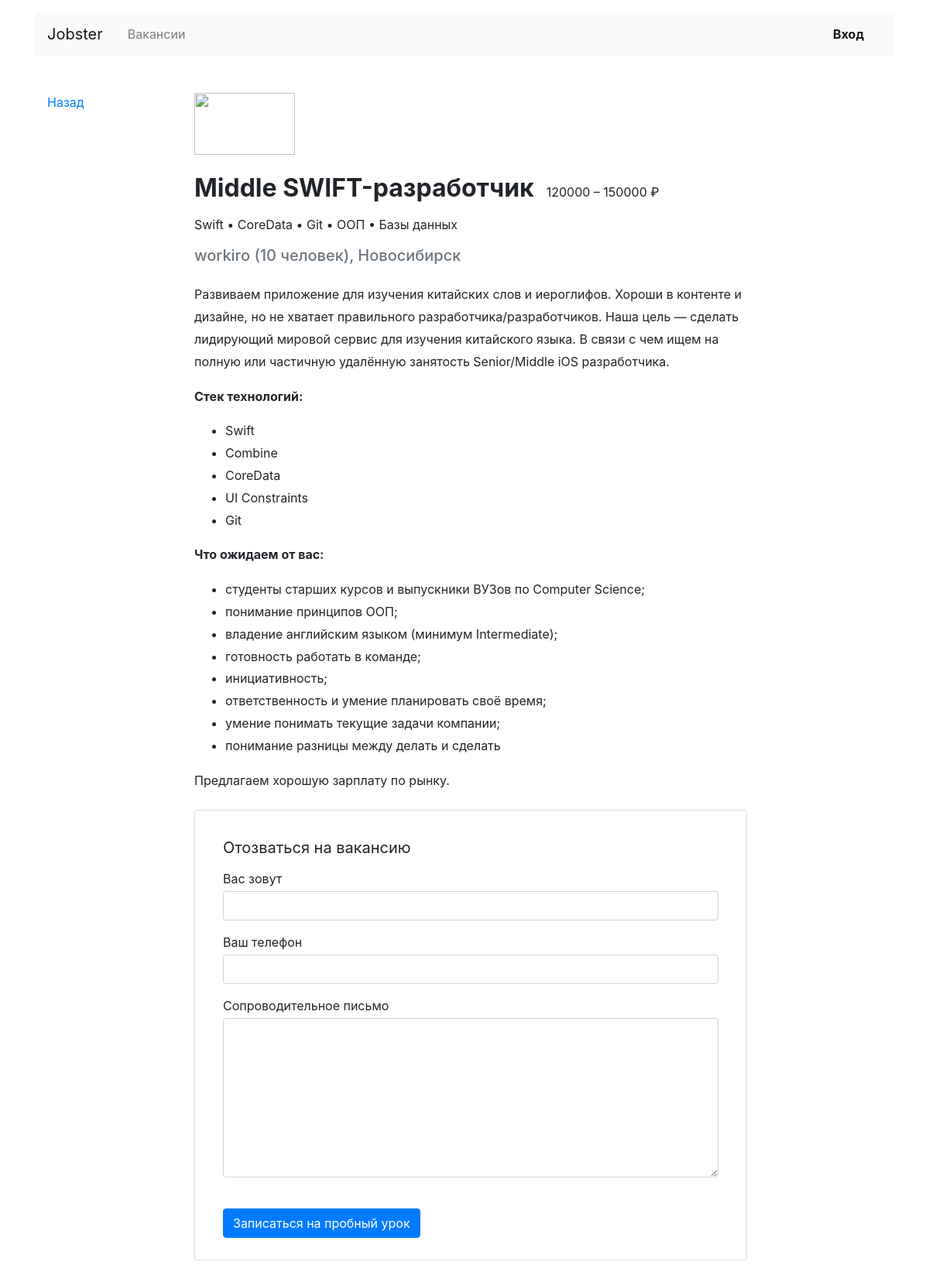
The page /vacancies/3 on the database its author committed.
### vacanda/models.py (models this page shows, shortened)
class Vacancy(Model):
    title = CharField(max_length=64)
    specialty = ForeignKey(Specialty, on_delete=CASCADE, related_name='vacancies')
    company = ForeignKey(Company, on_delete=CASCADE, related_name='vacancies')
    skills = TextField()
    description = TextField()
    salary_min = IntegerField()
    salary_max = IntegerField()
    published_at = DateField()

class Company(Model):
    name = CharField(max_length=64)
    location = CharField(max_length=64)
    logo = URLField(default='https://place-hold.it/100x60')
    description = TextField()
    employee_count = IntegerField()

### vacanda/views.py (the view)
# urls.py: path('vacancies/<int:vacancy_id>', vacanda.views.vacancy_view, name='vacancy'),
def vacancy_view(request, vacancy_id):
    if vacancy_id not in [vacancy.id for vacancy in Vacancy.objects.all()]:
        raise Http404
    chosen_vacancy = Vacancy.objects.get(id=vacancy_id)
    chosen_vacancy_info = {
            'title': chosen_vacancy.title,
            'skills': chosen_vacancy.skills.replace(',', ' •'),
            'salary_min': chosen_vacancy.salary_min,
            'salary_max': chosen_vacancy.salary_max,
            'published_at': chosen_vacancy.published_at,
            'company': chosen_vacancy.company,
            'description': chosen_vacancy.description,
    }
    return render(request, 'vacanda/vacancy.html', context={
                                                    'chosen_vacancy_info': chosen_vacancy_info,
                                                            })

### vacanda/templates/vacanda/vacancy.html (shortened to what this page needs)
{% extends "vacanda/base.html" %}
{% block content %}
  <main class="container mt-3 pb-5">
    <div class="row mt-5">
      <div class="col-12 col-lg-2">
        <div class="pl-3 mb-5">
          <p><a href={{ request.META.HTTP_REFERER }}>Назад</a></p>
        </div>
      </div>
      <div class="col-12 col-lg-8">
        <section class="pl-3">
          <a href="#"><img src="https://place-hold.it/130x80" width="130" height="80" alt=""></a>
          <div class="d-flex align-items-baseline align-content-baseline">
            <h1 class="h2 mt-4 font-weight-bold" >{{ chosen_vacancy_info.title }}</h1>
            <p class="m-0 pl-3">{{ chosen_vacancy_info.salary_min }} – {{ chosen_vacancy_info.salary_max }} ₽</p>
          </div>
          <p class="mt-2">{{ chosen_vacancy_info.skills }}</p>
          <p class="h5 text-muted mb-4">{{ chosen_vacancy_info.company.name }} ({{ chosen_vacancy_info.company.employee_count }} человек), {{ chosen_vacancy_info.company.location }}</p>
          <div style="line-height: 1.8;">{{ chosen_vacancy_info.description|safe }}
          </div>
          <form action="/echo" class="card mt-4 mb-3" enctype="multipart/form-data">
            <div class="card-body mx-3">
              <p class="h5 mt-3 font-weight-normal">Отозваться на вакансию</p>
              <div class="form-group">
                <label class="mb-1 mt-2" for="userName">Вас зовут</label>
                <input class="form-control" type="text" placeholder="" id="userName">
              </div>
              <div class="form-group">
                <label class="mb-1" for="userPhone">Ваш телефон</label>
                <input class="form-control" type="tel" placeholder="" id="userPhone">
              </div>
              <div class="form-group">
                <label class="mb-1" for="userMsg" >Сопроводительное письмо</label>
                <textarea class="form-control" rows="8" id="userMsg"></textarea>
              </div>
              <input type="submit" class="btn btn-primary mt-4 mb-2" value="Записаться на пробный урок">
            </div>
          </form>
        </section>
      </div>
    </div>
  </main>
</body>
</html>
{% endblock content %}

### rows shown on the page
Vacancy: title "Middle SWIFT-разработчик", description "Развиваем приложение для изучения китайских слов и иероглифов. Хороши в контенте и дизайне, но не хватает правильного разработчика/разработчиков. Наша цель — сделать лидирующий мировой сервис для изучения китайского языка. В связи с чем ищем на полную или частичную удалённую занятость Senior/Middle iOS разработчика. Стек технологий: Swift Combine CoreData UI Constraints Git Что ожидаем от вас: студенты старших курсов и выпускники ВУЗов по Computer Science; понимание принципов ООП; владение английским языком (минимум Intermediate); готовность работать в команде; инициативность; ответственность и умение планировать своё время; умение понимать текущие задачи компании; понимание разницы между…"
Company: company.name "workiro", company.employee_count "10", company.location "Новосибирск"

### other values the page prints
{{ chosen_vacancy_info.salary_min }} "120000"
{{ chosen_vacancy_info.salary_max }} "150000"
{{ chosen_vacancy_info.skills }} "Swift • CoreData • Git • ООП • Базы данных"
